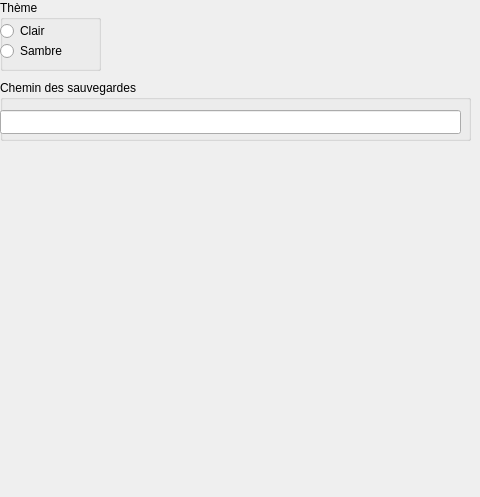
<?xml version="1.0" encoding="UTF-8"?>
<ui version="4.0">
 <class>Settings</class>
 <widget class="QWidget" name="Settings">
  <property name="geometry">
   <rect>
    <x>0</x>
    <y>0</y>
    <width>480</width>
    <height>497</height>
   </rect>
  </property>
  <property name="windowTitle">
   <string>Paramètres</string>
  </property>
  <widget class="QGroupBox" name="GroupTheme">
   <property name="geometry">
    <rect>
     <x>0</x>
     <y>0</y>
     <width>101</width>
     <height>71</height>
    </rect>
   </property>
   <property name="title">
    <string>Thème</string>
   </property>
   <widget class="QRadioButton" name="Clair">
    <property name="geometry">
     <rect>
      <x>0</x>
      <y>20</y>
      <width>91</width>
      <height>22</height>
     </rect>
    </property>
    <property name="text">
     <string>Clair</string>
    </property>
   </widget>
   <widget class="QRadioButton" name="Sombre">
    <property name="geometry">
     <rect>
      <x>0</x>
      <y>40</y>
      <width>91</width>
      <height>22</height>
     </rect>
    </property>
    <property name="acceptDrops">
     <bool>false</bool>
    </property>
    <property name="text">
     <string>Sambre</string>
    </property>
   </widget>
  </widget>
  <widget class="QGroupBox" name="groupBox">
   <property name="geometry">
    <rect>
     <x>0</x>
     <y>80</y>
     <width>471</width>
     <height>61</height>
    </rect>
   </property>
   <property name="title">
    <string>Chemin des sauvegardes</string>
   </property>
   <widget class="QLineEdit" name="lineEdit">
    <property name="geometry">
     <rect>
      <x>0</x>
      <y>30</y>
      <width>461</width>
      <height>24</height>
     </rect>
    </property>
   </widget>
  </widget>
 </widget>
 <resources/>
 <connections/>
</ui>
